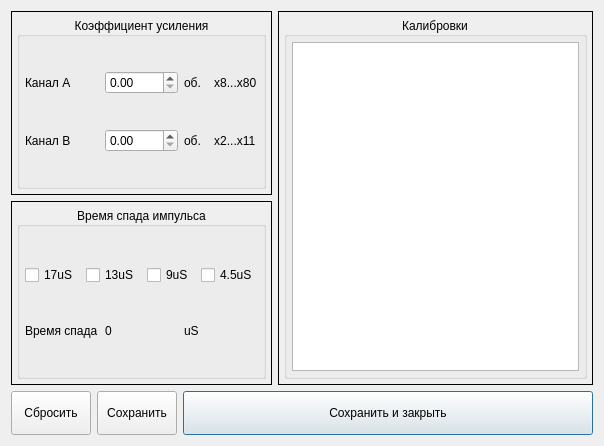
<?xml version="1.0" encoding="UTF-8"?>
<ui version="4.0">
 <class>AmplifierWidgetDesign</class>
 <widget class="QWidget" name="AmplifierWidgetDesign">
  <property name="geometry">
   <rect>
    <x>0</x>
    <y>0</y>
    <width>604</width>
    <height>446</height>
   </rect>
  </property>
  <property name="sizePolicy">
   <sizepolicy hsizetype="Expanding" vsizetype="Expanding">
    <horstretch>0</horstretch>
    <verstretch>0</verstretch>
   </sizepolicy>
  </property>
  <property name="minimumSize">
   <size>
    <width>300</width>
    <height>200</height>
   </size>
  </property>
  <property name="windowTitle">
   <string>Amplifier</string>
  </property>
  <layout class="QVBoxLayout" name="verticalLayout_6">
   <item>
    <layout class="QHBoxLayout" name="horizontalLayout_2">
     <item>
      <layout class="QVBoxLayout" name="verticalLayout_5">
       <item>
        <widget class="QFrame" name="frame">
         <property name="frameShape">
          <enum>QFrame::Box</enum>
         </property>
         <property name="frameShadow">
          <enum>QFrame::Plain</enum>
         </property>
         <layout class="QVBoxLayout" name="verticalLayout">
          <property name="leftMargin">
           <number>5</number>
          </property>
          <property name="topMargin">
           <number>5</number>
          </property>
          <property name="rightMargin">
           <number>5</number>
          </property>
          <property name="bottomMargin">
           <number>5</number>
          </property>
          <item>
           <widget class="QGroupBox" name="groupBox">
            <property name="sizePolicy">
             <sizepolicy hsizetype="Preferred" vsizetype="Preferred">
              <horstretch>0</horstretch>
              <verstretch>0</verstretch>
             </sizepolicy>
            </property>
            <property name="font">
             <font>
              <pointsize>9</pointsize>
             </font>
            </property>
            <property name="title">
             <string>Коэффициент усиления</string>
            </property>
            <property name="alignment">
             <set>Qt::AlignCenter</set>
            </property>
            <property name="flat">
             <bool>true</bool>
            </property>
            <layout class="QGridLayout" name="gridLayout">
             <property name="leftMargin">
              <number>5</number>
             </property>
             <property name="topMargin">
              <number>5</number>
             </property>
             <property name="rightMargin">
              <number>5</number>
             </property>
             <property name="bottomMargin">
              <number>5</number>
             </property>
             <item row="0" column="0">
              <widget class="QLabel" name="gainA_label">
               <property name="text">
                <string>Канал A</string>
               </property>
              </widget>
             </item>
             <item row="0" column="1">
              <widget class="QDoubleSpinBox" name="gainA_doubleSpinBox">
               <property name="maximum">
                <double>10.020000000000000</double>
               </property>
               <property name="singleStep">
                <double>0.010000000000000</double>
               </property>
              </widget>
             </item>
             <item row="0" column="2">
              <widget class="QLabel" name="label_5">
               <property name="text">
                <string>об.    x8...x80</string>
               </property>
              </widget>
             </item>
             <item row="1" column="0">
              <widget class="QLabel" name="gainB_label">
               <property name="text">
                <string>Канал B</string>
               </property>
              </widget>
             </item>
             <item row="1" column="1">
              <widget class="QDoubleSpinBox" name="gainB_doubleSpinBox">
               <property name="maximum">
                <double>10.020000000000000</double>
               </property>
               <property name="singleStep">
                <double>0.010000000000000</double>
               </property>
              </widget>
             </item>
             <item row="1" column="2">
              <widget class="QLabel" name="label_6">
               <property name="text">
                <string>об.    x2...x11</string>
               </property>
              </widget>
             </item>
            </layout>
           </widget>
          </item>
         </layout>
        </widget>
       </item>
       <item>
        <widget class="QFrame" name="frame_2">
         <property name="frameShape">
          <enum>QFrame::Box</enum>
         </property>
         <property name="frameShadow">
          <enum>QFrame::Plain</enum>
         </property>
         <layout class="QVBoxLayout" name="verticalLayout_3">
          <property name="leftMargin">
           <number>5</number>
          </property>
          <property name="topMargin">
           <number>5</number>
          </property>
          <property name="rightMargin">
           <number>5</number>
          </property>
          <property name="bottomMargin">
           <number>5</number>
          </property>
          <item>
           <widget class="QGroupBox" name="groupBox_2">
            <property name="sizePolicy">
             <sizepolicy hsizetype="Preferred" vsizetype="Preferred">
              <horstretch>0</horstretch>
              <verstretch>0</verstretch>
             </sizepolicy>
            </property>
            <property name="font">
             <font>
              <pointsize>9</pointsize>
             </font>
            </property>
            <property name="title">
             <string>Время спада импульса</string>
            </property>
            <property name="alignment">
             <set>Qt::AlignCenter</set>
            </property>
            <property name="flat">
             <bool>true</bool>
            </property>
            <layout class="QGridLayout" name="gridLayout_2">
             <property name="leftMargin">
              <number>5</number>
             </property>
             <property name="topMargin">
              <number>5</number>
             </property>
             <property name="rightMargin">
              <number>5</number>
             </property>
             <property name="bottomMargin">
              <number>5</number>
             </property>
             <item row="1" column="2">
              <widget class="QLabel" name="label_2">
               <property name="sizePolicy">
                <sizepolicy hsizetype="Preferred" vsizetype="Fixed">
                 <horstretch>0</horstretch>
                 <verstretch>0</verstretch>
                </sizepolicy>
               </property>
               <property name="text">
                <string>uS</string>
               </property>
              </widget>
             </item>
             <item row="1" column="1">
              <widget class="QLabel" name="sum_time_label">
               <property name="text">
                <string>0</string>
               </property>
              </widget>
             </item>
             <item row="1" column="0">
              <widget class="QLabel" name="decay_label">
               <property name="text">
                <string>Время спада</string>
               </property>
              </widget>
             </item>
             <item row="0" column="0" colspan="3">
              <layout class="QHBoxLayout" name="HorizontalLayout">
               <property name="spacing">
                <number>7</number>
               </property>
               <property name="topMargin">
                <number>0</number>
               </property>
               <property name="bottomMargin">
                <number>0</number>
               </property>
               <item>
                <widget class="QCheckBox" name="time17_checkBox">
                 <property name="text">
                  <string>17uS</string>
                 </property>
                </widget>
               </item>
               <item>
                <widget class="QCheckBox" name="time13_checkBox">
                 <property name="text">
                  <string>13uS</string>
                 </property>
                </widget>
               </item>
               <item>
                <widget class="QCheckBox" name="time9_checkBox">
                 <property name="text">
                  <string>9uS</string>
                 </property>
                </widget>
               </item>
               <item>
                <widget class="QCheckBox" name="time45_checkBox">
                 <property name="text">
                  <string>4.5uS</string>
                 </property>
                </widget>
               </item>
              </layout>
             </item>
            </layout>
           </widget>
          </item>
         </layout>
        </widget>
       </item>
      </layout>
     </item>
     <item>
      <widget class="QFrame" name="frame_3">
       <property name="frameShape">
        <enum>QFrame::Box</enum>
       </property>
       <property name="frameShadow">
        <enum>QFrame::Plain</enum>
       </property>
       <layout class="QVBoxLayout" name="verticalLayout_4">
        <property name="leftMargin">
         <number>5</number>
        </property>
        <property name="topMargin">
         <number>5</number>
        </property>
        <property name="rightMargin">
         <number>5</number>
        </property>
        <property name="bottomMargin">
         <number>5</number>
        </property>
        <item>
         <widget class="QGroupBox" name="groupBox_3">
          <property name="minimumSize">
           <size>
            <width>250</width>
            <height>350</height>
           </size>
          </property>
          <property name="font">
           <font>
            <pointsize>9</pointsize>
           </font>
          </property>
          <property name="title">
           <string>Калибровки</string>
          </property>
          <property name="alignment">
           <set>Qt::AlignCenter</set>
          </property>
          <property name="flat">
           <bool>true</bool>
          </property>
          <layout class="QVBoxLayout" name="verticalLayout_2">
           <property name="leftMargin">
            <number>5</number>
           </property>
           <property name="topMargin">
            <number>5</number>
           </property>
           <property name="rightMargin">
            <number>5</number>
           </property>
           <property name="bottomMargin">
            <number>5</number>
           </property>
           <item>
            <widget class="QTextBrowser" name="cal_textBrowser">
             <property name="minimumSize">
              <size>
               <width>0</width>
               <height>0</height>
              </size>
             </property>
             <property name="html">
              <string>&lt;!DOCTYPE HTML PUBLIC &quot;-//W3C//DTD HTML 4.0//EN&quot; &quot;http://www.w3.org/TR/REC-html40/strict.dtd&quot;&gt;
&lt;html&gt;&lt;head&gt;&lt;meta name=&quot;qrichtext&quot; content=&quot;1&quot; /&gt;&lt;style type=&quot;text/css&quot;&gt;
p, li { white-space: pre-wrap; }
&lt;/style&gt;&lt;/head&gt;&lt;body style=&quot; font-family:'MS Shell Dlg 2'; font-size:9pt; font-weight:400; font-style:normal;&quot;&gt;
&lt;p align=&quot;center&quot; style=&quot; margin-top:12px; margin-bottom:12px; margin-left:0px; margin-right:0px; -qt-block-indent:0; text-indent:0px;&quot;&gt;&lt;span style=&quot; font-size:7.8pt;&quot;&gt;&lt;br /&gt;&lt;/span&gt;&lt;/p&gt;&lt;/body&gt;&lt;/html&gt;</string>
             </property>
            </widget>
           </item>
          </layout>
         </widget>
        </item>
       </layout>
      </widget>
     </item>
    </layout>
   </item>
   <item>
    <layout class="QHBoxLayout" name="horizontalLayout">
     <item>
      <widget class="QPushButton" name="return_pushButton">
       <property name="sizePolicy">
        <sizepolicy hsizetype="Preferred" vsizetype="Fixed">
         <horstretch>0</horstretch>
         <verstretch>0</verstretch>
        </sizepolicy>
       </property>
       <property name="minimumSize">
        <size>
         <width>0</width>
         <height>44</height>
        </size>
       </property>
       <property name="font">
        <font>
         <pointsize>9</pointsize>
        </font>
       </property>
       <property name="cursor">
        <cursorShape>PointingHandCursor</cursorShape>
       </property>
       <property name="text">
        <string>Сбросить</string>
       </property>
       <property name="icon">
        <iconset>
         <normalon>../../style/icons/icons8-close-48.png</normalon>
        </iconset>
       </property>
       <property name="iconSize">
        <size>
         <width>30</width>
         <height>30</height>
        </size>
       </property>
      </widget>
     </item>
     <item>
      <widget class="QPushButton" name="install_pushButton">
       <property name="sizePolicy">
        <sizepolicy hsizetype="Preferred" vsizetype="Fixed">
         <horstretch>0</horstretch>
         <verstretch>0</verstretch>
        </sizepolicy>
       </property>
       <property name="minimumSize">
        <size>
         <width>0</width>
         <height>44</height>
        </size>
       </property>
       <property name="font">
        <font>
         <pointsize>9</pointsize>
        </font>
       </property>
       <property name="cursor">
        <cursorShape>PointingHandCursor</cursorShape>
       </property>
       <property name="text">
        <string>Сохранить</string>
       </property>
       <property name="icon">
        <iconset>
         <normalon>../../style/icons/icons8-save-48.png</normalon>
        </iconset>
       </property>
       <property name="iconSize">
        <size>
         <width>30</width>
         <height>30</height>
        </size>
       </property>
       <property name="default">
        <bool>false</bool>
       </property>
      </widget>
     </item>
     <item>
      <widget class="QPushButton" name="saveclose_pushButton">
       <property name="sizePolicy">
        <sizepolicy hsizetype="Expanding" vsizetype="Fixed">
         <horstretch>0</horstretch>
         <verstretch>0</verstretch>
        </sizepolicy>
       </property>
       <property name="minimumSize">
        <size>
         <width>0</width>
         <height>44</height>
        </size>
       </property>
       <property name="font">
        <font>
         <pointsize>9</pointsize>
        </font>
       </property>
       <property name="text">
        <string>Сохранить и закрыть</string>
       </property>
       <property name="icon">
        <iconset>
         <normalon>../../style/icons/icons8-save-close-48.png</normalon>
        </iconset>
       </property>
       <property name="iconSize">
        <size>
         <width>30</width>
         <height>30</height>
        </size>
       </property>
       <property name="default">
        <bool>true</bool>
       </property>
      </widget>
     </item>
    </layout>
   </item>
  </layout>
 </widget>
 <resources/>
 <connections/>
</ui>
